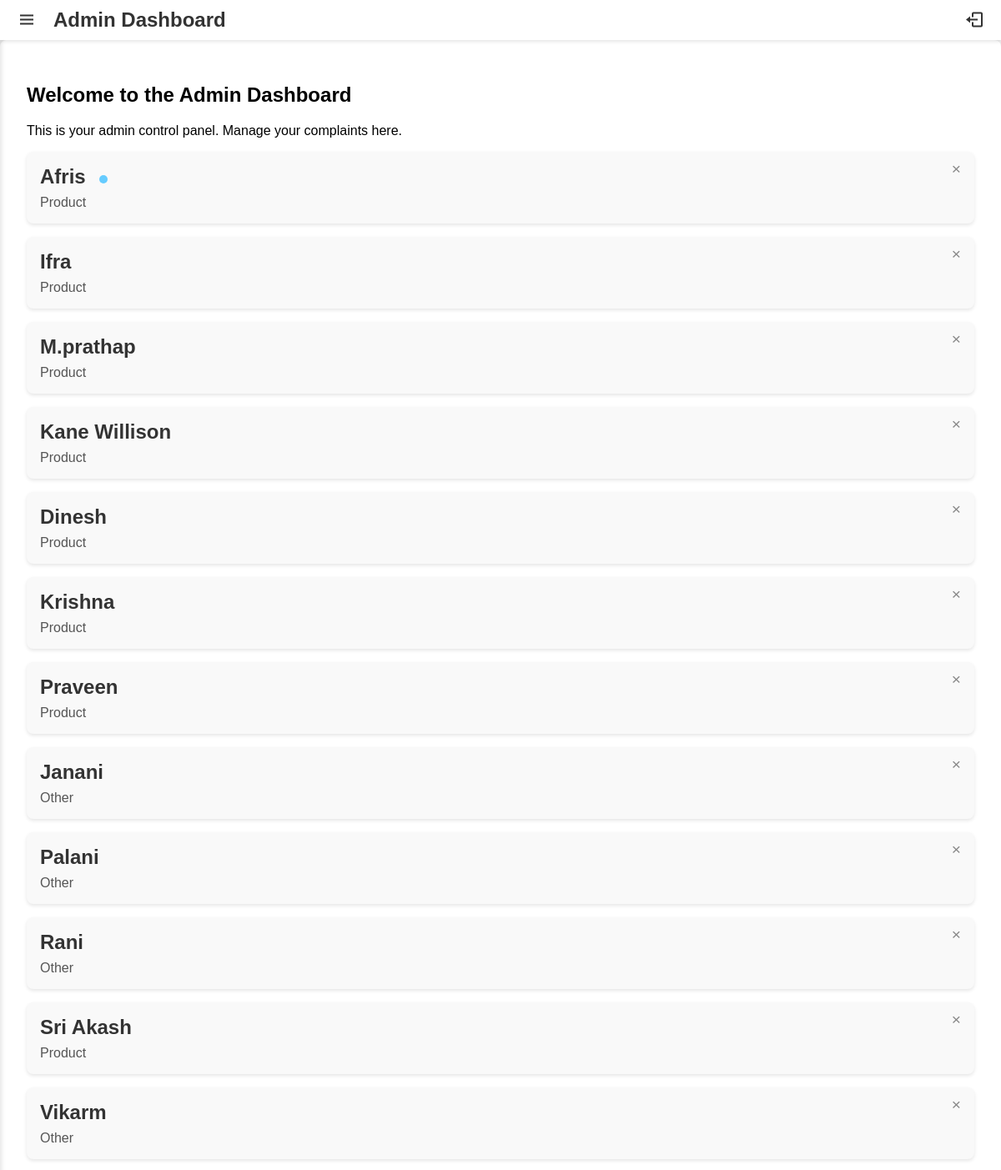
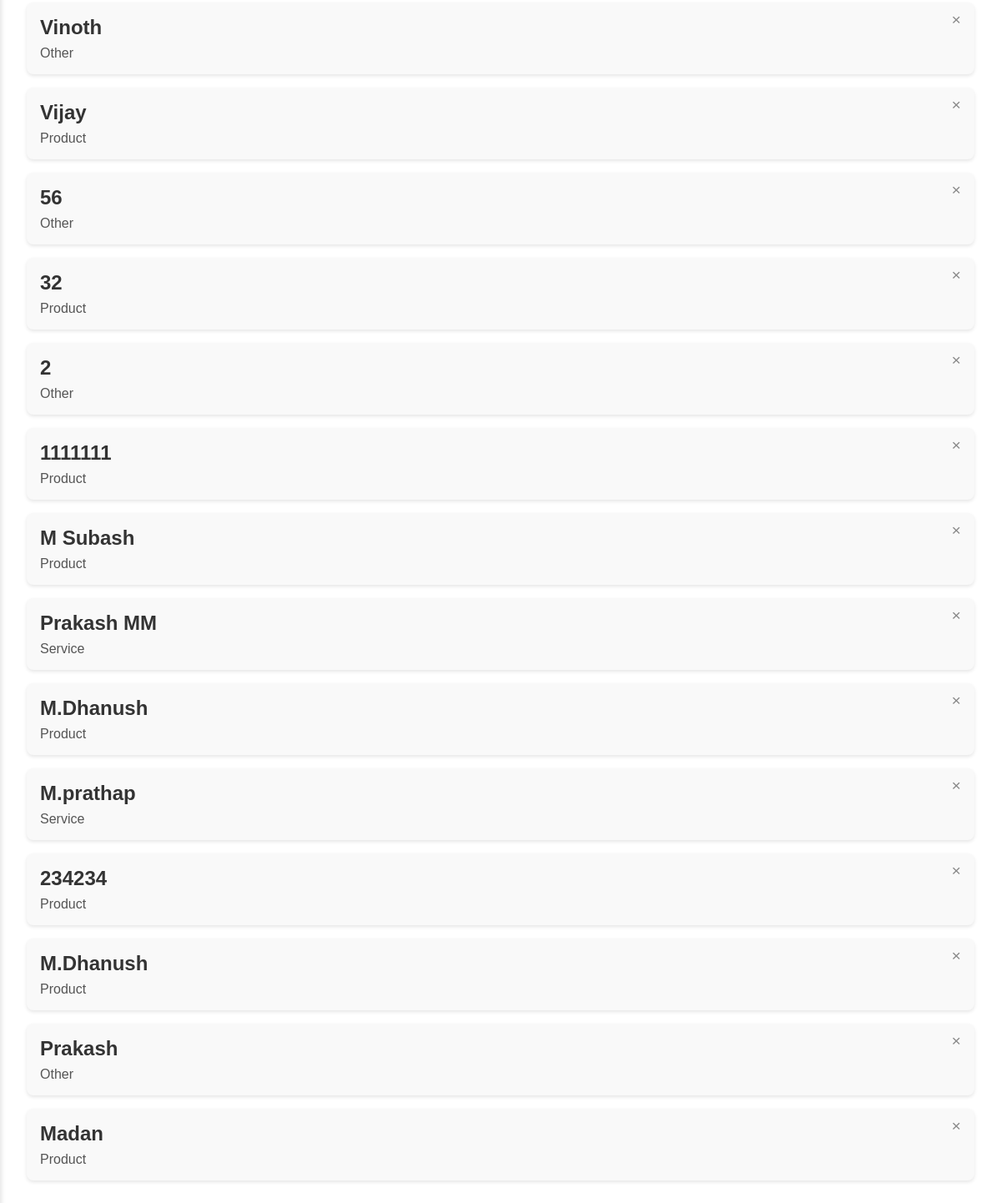
Screenshot of /Complaint-system-management-main/index.php (signed in) with the database file from the repository (2 pictures, top to bottom).
### tables this page shows
CREATE TABLE `complaints` (
  `id` int(11) NOT NULL,
  `name` varchar(255) NOT NULL,
  `gender` varchar(50) NOT NULL,
  `age` int(11) NOT NULL,
  `address` text NOT NULL,
  `phone` varchar(20) NOT NULL,
  `email` varchar(255) NOT NULL,
  `subject` varchar(50) NOT NULL,
  `date` date NOT NULL,
  `place` text NOT NULL,
  `description` text NOT NULL,
  `image_path` varchar(255) DEFAULT 'none',
  `viewed` tinyint(1) DEFAULT 0
);

### Complaint-system-management-main/index.php (the view, shortened to what this page needs)
<?php
$servername = "localhost";
$username = "root";
$password = "";
$dbname = "complaint_db";
$conn = new mysqli($servername, $username, $password, $dbname);
$sql = "SELECT * FROM complaints ORDER BY id DESC";
$result = $conn->query($sql);
?>
<!DOCTYPE html>
<html lang="en">
<head>
    <link rel="stylesheet" href="https://cdn.jsdelivr.net/npm/boxicons@latest/css/boxicons.min.css"/>
    <link rel="stylesheet" href="https://cdnjs.cloudflare.com/ajax/libs/aos/2.3.4/aos.css">
</head>
<body>
    <nav class="navbar">
        <div class="navbar-left">
            <i class='bx bx-menu sidebar-toggle' id="sidebarToggle"></i>
            <h1>Admin Dashboard</h1>
        </div>
        <div class="navbar-right">
            <a href="#" onclick="logout()" class="logout" title="Logout">
                <i class='bx bx-log-out'></i>
            </a>
        </div>
    </nav>
    <div class="content" data-aos="fade-up">
        <h2>Welcome to the Admin Dashboard</h2>
        <p>This is your admin control panel. Manage your complaints here.</p>
        <?php if ($result && $result->num_rows > 0): ?>
            <?php while ($row = $result->fetch_assoc()): ?>
                <div class="complaint" data-aos="fade-up" data-aos-delay="100" data-id="<?php echo $row['id']; ?>" onclick="viewDetails(<?php echo $row['id']; ?>)">
                    <h2>
                        <?php echo htmlspecialchars($row['name']); ?>
                        <?php echo $row['viewed'] == 0 ? '<span class="yellow-dot"></span>' : ''; ?>
                    </h2>
                    <p><?php echo htmlspecialchars($row['subject']); ?></p>
                    <span class="close-icon" onclick="deleteComplaint(event, <?php echo $row['id']; ?>)">&times;</span>
                </div>
            <?php endwhile; ?>
        <?php else: ?>
            <p>No complaints found.</p>
        <?php endif; ?>
    </div>
</body>
</html>

### Complaint-system-management-main/index.php (style rules this page uses)
.yellow-dot { width: 10px; height: 10px; background-color: #66ccff; border-radius: 50%; margin-left: 10px; display: inline-block; }
body { margin: 0; padding: 0; font-family: Arial, sans-serif; background: linear-gradient(135deg, #f3f3f3 25%, #e0e0e0 100%); transition: background 0.3s ease; }
.navbar { display: flex; justify-content: space-between; align-items: center; padding: 10px 20px; background-color: #ffffff; color: #333; box-shadow: 0 2px 4px rgba(0, 0, 0, 0.1); position: fixed; width: 100%; top: 0; z-index: 1000; box-sizing: border-box; transition: background-color 0.3s ease; }
.navbar-left { display: flex; align-items: center; }
.navbar-left h1 { margin: 0; font-size: 1.5rem; color: #333; text-align: center; flex: 1; }
.sidebar-toggle { font-size: 1.5rem; cursor: pointer; margin-right: 20px; color: #333; transition: color 0.3s ease; }
.navbar-right { display: flex; align-items: center; }
.logout { color: #333; text-decoration: none; font-size: 1.5rem; margin-left: 20px; display: flex; align-items: center; transition: color 0.3s ease; }
.content { padding-top: 70px; max-width: 1200px; margin: 3rem auto; padding: 2rem; background-color: #ffffff; box-shadow: 0 4px 8px rgba(0, 0, 0, 0.1); border-radius: 8px; text-align: left; animation: fadeIn 1s ease-out; }
.complaint { background-color: #f9f9f9; border-radius: 8px; padding: 1rem; margin-bottom: 1rem; box-shadow: 0 2px 4px rgba(0, 0, 0, 0.1); position: relative; cursor: pointer; text-align: left; animation: slideIn 0.5s ease-out; }
.complaint h2 { margin: 0; color: #333; position: relative; }
.close-icon { position: absolute; top: 2px; right: 8px; font-size: 1.2rem; cursor: pointer; color: #888; padding: 8px; transition: color 0.3s ease; }
.complaint p { margin: 0.5rem 0 0; color: #555; }

### rows the page displays
complaints: name "Afris", viewed 0 (drawn), subject "Product"
complaints: name "Ifra", subject "Product"
complaints: name "M.prathap", subject "Product"
complaints: name "Kane Willison", subject "Product"
complaints: name "Dinesh", subject "Product"
complaints: name "Krishna", subject "Product"
complaints: name "Praveen", subject "Product"
complaints: name "Janani", subject "Other"
complaints: name "Palani", subject "Other"
complaints: name "Rani", subject "Other"
complaints: name "Sri Akash", subject "Product"
complaints: name "Vikarm", subject "Other"
complaints: name "Vinoth", subject "Other"
complaints: name "Vijay", subject "Product"
complaints: name "56", subject "Other"
complaints: name "32", subject "Product"
complaints: name "2", subject "Other"
complaints: name "1111111", subject "Product"
complaints: name "M Subash", subject "Product"
complaints: name "Prakash MM", subject "Service"
complaints: name "M.Dhanush", subject "Product"
complaints: name "M.prathap", subject "Service"
complaints: name "234234", subject "Product"
complaints: name "M.Dhanush", subject "Product"
complaints: name "Prakash", subject "Other"
complaints: name "Madan", subject "Product"
